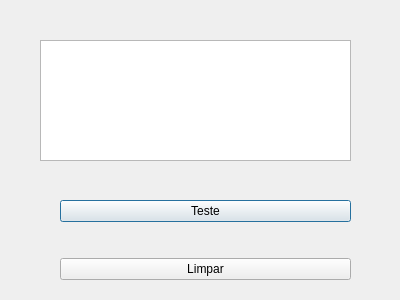
<?xml version="1.0" encoding="UTF-8"?>
<ui version="4.0">
 <class>interfaceBank</class>
 <widget class="QDialog" name="interfaceBank">
  <property name="geometry">
   <rect>
    <x>0</x>
    <y>0</y>
    <width>400</width>
    <height>300</height>
   </rect>
  </property>
  <property name="windowTitle">
   <string>Dialog</string>
  </property>
  <widget class="QWidget" name="verticalLayoutWidget">
   <property name="geometry">
    <rect>
     <x>60</x>
     <y>200</y>
     <width>291</width>
     <height>80</height>
    </rect>
   </property>
   <layout class="QVBoxLayout" name="verticalLayout">
    <item>
     <widget class="QPushButton" name="pushButton">
      <property name="text">
       <string>Teste</string>
      </property>
     </widget>
    </item>
    <item>
     <spacer name="verticalSpacer">
      <property name="orientation">
       <enum>Qt::Vertical</enum>
      </property>
      <property name="sizeHint" stdset="0">
       <size>
        <width>20</width>
        <height>40</height>
       </size>
      </property>
     </spacer>
    </item>
    <item>
     <widget class="QPushButton" name="pushButton_2">
      <property name="text">
       <string>Limpar</string>
      </property>
     </widget>
    </item>
   </layout>
  </widget>
  <widget class="QTextEdit" name="textEdit">
   <property name="geometry">
    <rect>
     <x>40</x>
     <y>40</y>
     <width>311</width>
     <height>121</height>
    </rect>
   </property>
  </widget>
 </widget>
 <resources/>
 <connections/>
</ui>
